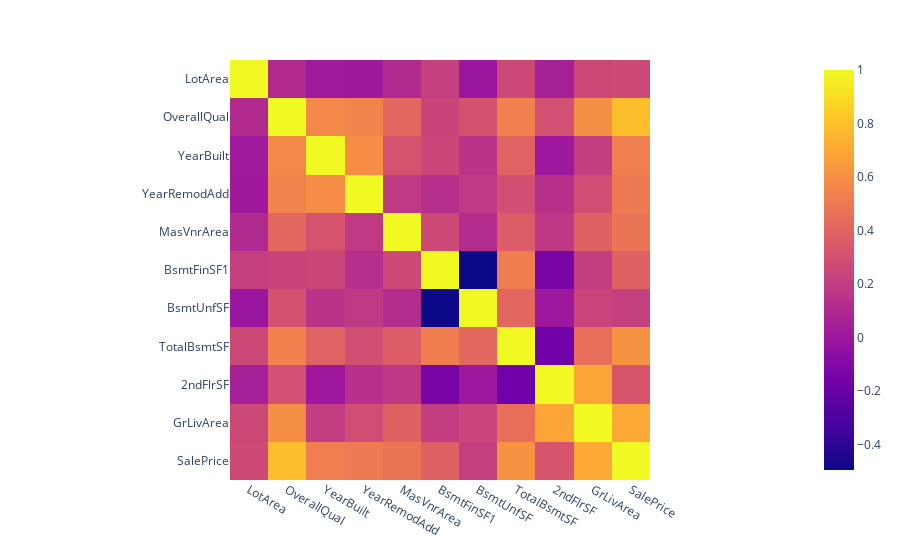

Write notebook code for a chart like this one.
### Markdown cell above
### Correlation Heat Map

### Code cell
cor = df_house_price_sel.corr()
px.imshow(cor)

### Figure 1 — Plotly figure (JSON) as saved in the notebook; plotly's stock layout.template omitted (floating-point values rounded to 4 significant figures)
{"data": [{"coloraxis": "coloraxis", "hovertemplate": "x: %{x}<br>y: %{y}<br>color: %{z}<extra></extra>", "name": "0", "type": "heatmap", "x": ["LotArea", "OverallQual", "YearBuilt", "YearRemodAdd", "MasVnrArea", "BsmtFinSF1", "BsmtUnfSF", "TotalBsmtSF", "2ndFlrSF", "GrLivArea", "SalePrice"], "xaxis": "x", "y": ["LotArea", "OverallQual", "YearBuilt", "YearRemodAdd", "MasVnrArea", "BsmtFinSF1", "BsmtUnfSF", "TotalBsmtSF", "2ndFlrSF", "GrLivArea", "SalePrice"], "yaxis": "y", "z": [[1, 0.1063, 0.01564, 0.01513, 0.1042, 0.2131, -0.004227, 0.2584, 0.05294, 0.2612, 0.2647], [0.1063, 1, 0.5711, 0.5496, 0.4119, 0.2368, 0.3096, 0.5371, 0.2985, 0.5944, 0.79], [0.01564, 0.5711, 1, 0.5907, 0.3157, 0.2492, 0.1498, 0.3926, 0.009566, 0.1993, 0.5229], [0.01513, 0.5496, 0.5907, 1, 0.1796, 0.1276, 0.1818, 0.2915, 0.1402, 0.2883, 0.5072], [0.1042, 0.4119, 0.3157, 0.1796, 1, 0.2647, 0.1144, 0.3639, 0.1746, 0.3909, 0.4775], [0.2131, 0.2368, 0.2492, 0.1276, 0.2647, 1, -0.4961, 0.5205, -0.1357, 0.206, 0.384], [-0.004227, 0.3096, 0.1498, 0.1818, 0.1144, -0.4961, 1, 0.416, 0.006148, 0.2408, 0.2157], [0.2584, 0.5371, 0.3926, 0.2915, 0.3639, 0.5205, 0.416, 1, -0.1716, 0.4538, 0.613], [0.05294, 0.2985, 0.009566, 0.1402, 0.1746, -0.1357, 0.006148, -0.1716, 1, 0.6902, 0.3227], [0.2612, 0.5944, 0.1993, 0.2883, 0.3909, 0.206, 0.2408, 0.4538, 0.6902, 1, 0.7101], [0.2647, 0.79, 0.5229, 0.5072, 0.4775, 0.384, 0.2157, 0.613, 0.3227, 0.7101, 1]]}], "layout": {"coloraxis": {"colorscale": [[0, "#0d0887"], [0.1111, "#46039f"], [0.2222, "#7201a8"], [0.3333, "#9c179e"], [0.4444, "#bd3786"], [0.5556, "#d8576b"], [0.6667, "#ed7953"], [0.7778, "#fb9f3a"], [0.8889, "#fdca26"], [1, "#f0f921"]]}, "margin": {"t": 60}, "xaxis": {"anchor": "y", "constrain": "domain", "domain": [0, 1], "scaleanchor": "y"}, "yaxis": {"anchor": "x", "autorange": "reversed", "constrain": "domain", "domain": [0, 1]}}}
